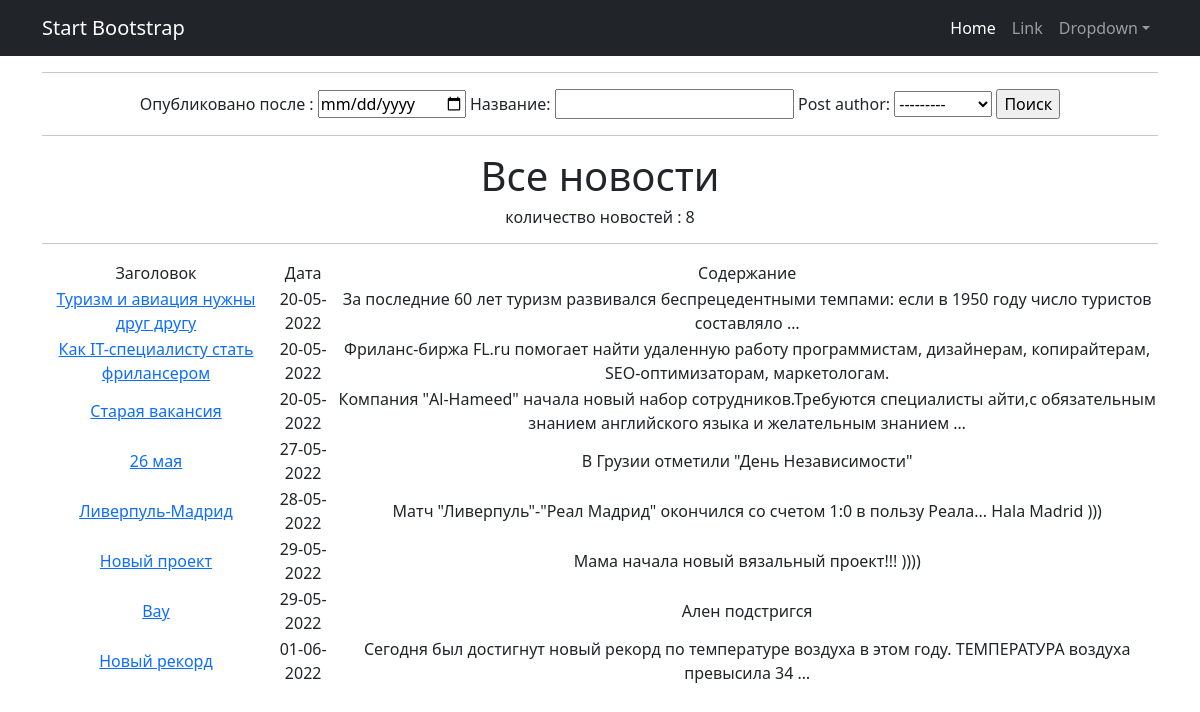
The app's page /news/search/ with its own data.
### news/models.py (models this page shows, shortened)
class Post(models.Model):
    article = 'AR'
    news = 'NW'
    TYPES = [(article, 'статья'), (news, 'новость')]
    post_author = models.ForeignKey(Author, on_delete=models.CASCADE)
    post_type = models.CharField(max_length=2, choices=TYPES)
    post_time_create = models.DateTimeField(auto_now_add=True)
    post_category = models.ManyToManyField(Category, through='PostCategory')
    post_title = models.CharField(max_length=255)
    post_text = models.TextField()
    post_rating = models.IntegerField(default=0)

### news/views.py (the view)
# urls.py: path('search/', Search.as_view()),
class Search(ListView):
    model = Post
    template_name = 'search.html'
    context_object_name = 'post'
    ordering = ['post_time_create']
    def get_context_data(self, **kwargs):
        context = super().get_context_data(**kwargs)
        context['filter'] = PostFilter(self.request.GET, queryset=self.get_queryset())
        return context

### news/models.py (called while the page is built)
    def __str__(self):
        return f'{self.author}'

### templates/search.html (shortened to what this page needs)
{% extends 'flatpages/default.html' %}
{% load custom_filters %}
{% load custom_tags %}
{% block content %}
<hr>
<form method="GET">
    {{ filter.form }}
    <input type="submit" value="Поиск">
</form>
<hr>
   <h1>Все новости </h1>
   <h6>количество новостей : {{ post|length }} </h6>
   <hr>
{% if post %}
    <table>
        <tr>
            <td>Заголовок</td>
            <td>Дата</td>
            <td>Содержание</td>
        </tr>
        {% for post in filter.qs %}
            <tr>
                <td>
                    <a href="{% url 'post' post.id %}">{{ post.post_title }}</a>
                </td>
                <td>
                    {{ post.post_time_create| date:'d-m-Y' }}
                </td>
                <td>
                    {{ post.post_text | truncatewords:15 }}
                </td>
                </tr>
        {% endfor %}
    </table>
{% else %}
    <h2>Новостей нет!</h2>
{% endif %}
{% endblock content %}

### templates/flatpages/default.html (shortened to what this page needs)
<!DOCTYPE html>
<html lang="en">
    <head>
        {% load static %}
        <link href="{% static 'css/styles.css' %}" rel="stylesheet" />
    </head>
    <body>
        <nav class="navbar navbar-expand-lg navbar-dark bg-dark">
            <div class="container">
                <a class="navbar-brand" href="#">Start Bootstrap</a>
                <div class="collapse navbar-collapse" id="navbarSupportedContent">
                    <ul class="navbar-nav ms-auto mb-2 mb-lg-0">
                        <li class="nav-item"><a class="nav-link active" aria-current="page" href="#">Home</a></li>
                        <li class="nav-item"><a class="nav-link" href="#">Link</a></li>
                        <li class="nav-item dropdown">
                            <a class="nav-link dropdown-toggle" id="navbarDropdown" href="#" role="button" data-bs-toggle="dropdown" aria-expanded="false">Dropdown</a>
                        </li>
                    </ul>
                </div>
            </div>
        </nav>
        <div class="container">
            <div class="row">
                 <div class="col-lg-12 text-center">
                    {% block content %}{% endblock content %}
                 </div>
            </div>
        </div>
    </body>
</html>

### records on screen
Post: post_title "Туризм и авиация нужны друг другу", post_time_create "20-05-2022", post_text "За последние 60 лет туризм развивался беспрецедентными темпами: если в 1950 году число туристов составляло …"
Post: post_title "Как IT-специалисту стать фрилансером", post_time_create "20-05-2022", post_text "Фриланс-биржа FL.ru помогает найти удаленную работу программистам, дизайнерам, копирайтерам, SEO-оптимизаторам, маркетологам."
Post: post_title "Старая вакансия", post_time_create "20-05-2022", post_text "Компания \"Al-Hameed\" начала новый набор сотрудников.Требуются специалисты айти,с обязательным знанием английского языка и желательным знанием …"
Post: post_title "26 мая", post_time_create "27-05-2022", post_text "В Грузии отметили \"День Независимости\""
Post: post_title "Ливерпуль-Мадрид", post_time_create "28-05-2022", post_text "Матч \"Ливерпуль\"-\"Реал Мадрид\" окончился со счетом 1:0 в пользу Реала... Hala Madrid )))"
Post: post_title "Новый проект", post_time_create "29-05-2022", post_text "Мама начала новый вязальный проект!!! ))))"
Post: post_title "Вау", post_time_create "29-05-2022", post_text "Ален подстригся"
Post: post_title "Новый рекорд", post_time_create "01-06-2022", post_text "Сегодня был достигнут новый рекорд по температуре воздуха в этом году. ТЕМПЕРАТУРА воздуха превысила 34 …"

### other values on screen
{{ post|length }} "8"
